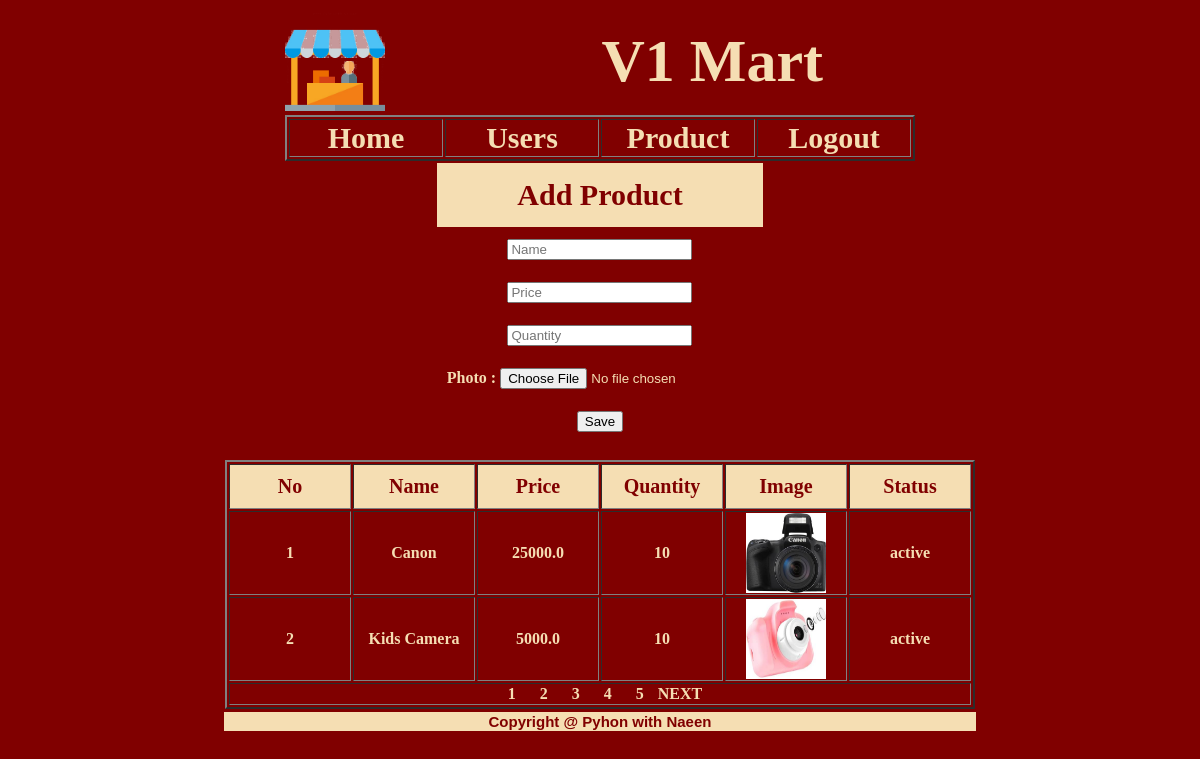
The app's page /admin_view_products/ with its own data.
### app/models.py (models this page shows)
class ProductModel(models.Model):
    no = models.AutoField(primary_key = True)
    name = models.CharField(unique=True,max_length=100)
    price = models.FloatField()
    quantity = models.IntegerField()
    photo = models.ImageField(upload_to="product_images/")
    pdate = models.DateField(auto_now_add=True)
    status = models.CharField(max_length=100)

### app/views.py (the view)
# urls.py: path('admin_view_products/',views.admin_view_products,name="admin_view_products"),
def admin_view_products(request):
    result = ProductModel.objects.all()
    pa = Paginator(result,2)
    page_number = request.GET.get("page_no",1)
    page = pa.page(page_number)
    return render(request,"admin_view_products.html",{"page":page})

### templates/admin_view_products.html (shortened to what this page needs)
{% extends 'common.html' %}
{% block bikram %}
    {% include 'admin_menu.html' %}
    <form action="{% url 'save_product' %}" method="post" enctype="multipart/form-data">
    <table align="center" border="0">
        <tr><th id="product_title">Add Product</th></tr>
        <tr><th class="product_info"><input type="text" placeholder="Name" required name="p1"></th></tr>
        <tr><th class="product_info"><input type="number" placeholder="Price" required name="p2" min="1"></th></tr>
        <tr><th class="product_info"><input type="number" placeholder="Quantity" required name="p3" min="1"></th></tr>
        <tr><th class="product_info">Photo : <input type="file" name="p4" required></th></tr>
        <tr><th class="product_info"><button type="submit">Save</button> </th></tr>
    </table>
    </form>
    <table align="center" border="2">
    <tr>
        <th class="product__info_title">No</th>
        <th class="product__info_title">Name</th>
        <th class="product__info_title">Price</th>
        <th class="product__info_title">Quantity</th>
        <th class="product__info_title">Image</th>
        <th class="product__info_title">Status</th>
    </tr>
     {% for x in page %}
         <tr>
            <th class="product__info_details">{{ x.no }}</th>
            <th class="product__info_details">{{ x.name }}</th>
            <th class="product__info_details">{{ x.price }}</th>
            <th class="product__info_details">{{ x.quantity }}</th>
            <th class="product__info_details" id="product_img">
                <img src="{{ x.photo.url }}" width="80" height="80">
            </th>
            <th class="product__info_details">{{ x.status }}</th>
    </tr>
    {% endfor %}
    <tr>
        <th colspan="6">
                {% for x in page.paginator.page_range %}
                    <span style="padding-left: 10px;padding-right: 10px">
                    <a href="{% url 'admin_view_products' %}?page_no={{ x }}">
                        {{ x }}
                    </a>
                    </span>
                {% endfor %}
                {% if page.has_next %}
                     <a href="{% url 'admin_view_products' %}?page_no={{ page.next_page_number }}">
                        NEXT
                     </a>
                {% endif %}
        </th>
    </tr>
    </table>
{% endblock %}

### templates/common.html (style rules this page uses)
body { background-color: maroon; }

### templates/admin_menu.html (style rules this page uses)
a:link { color:wheat; background-color:maroon;text-decoration: none; }

### templates/admin_view_products.html (style rules this page uses)
.product_info { padding: 10px; color: wheat; }
#product_title { padding: 15px; font-size: 30px; font-family: "Agency FB"; color: maroon; background-color: wheat; }
.product__info_title { padding: 10px; width: 100px; background-color: wheat; color: maroon; font-family: "Arial Black"; font-size: 20px; }
.product__info_details { color: wheat; font-family: "Agency FB"; }

### records on screen
ProductModel: no "1", name "Canon", price "25000.0", quantity "10", photo (picture), status "active"
ProductModel: no "2", name "Kids Camera", price "5000.0", quantity "10", photo (picture), status "active"

### other values on screen
{{ x }} "1" "2" "3" "4" "5"
